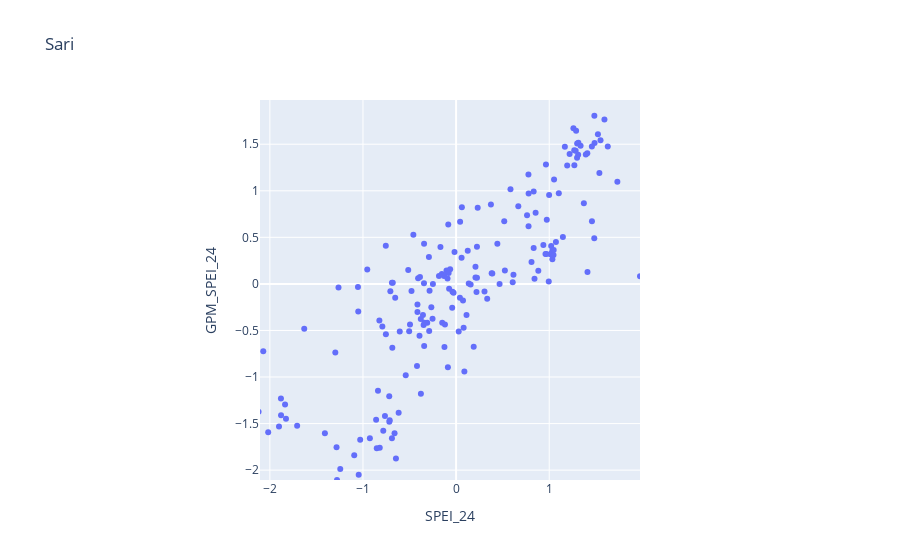
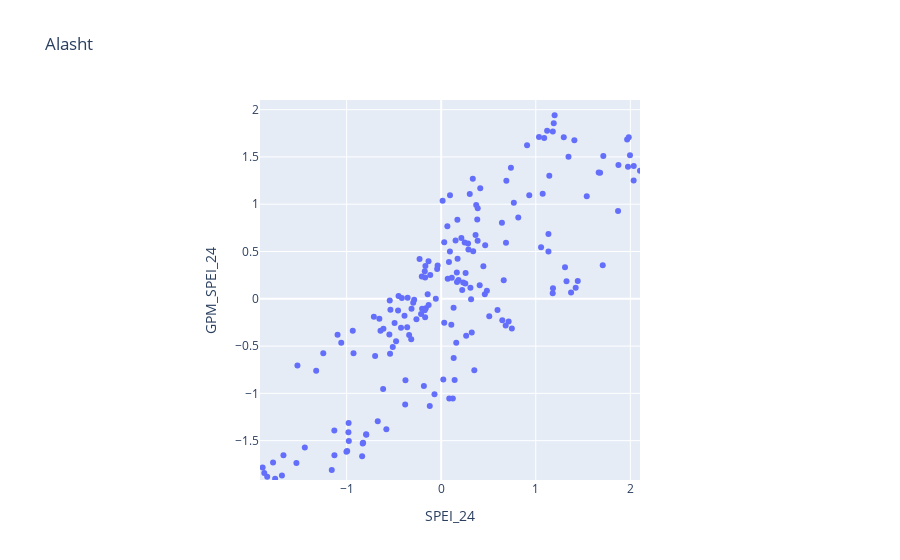
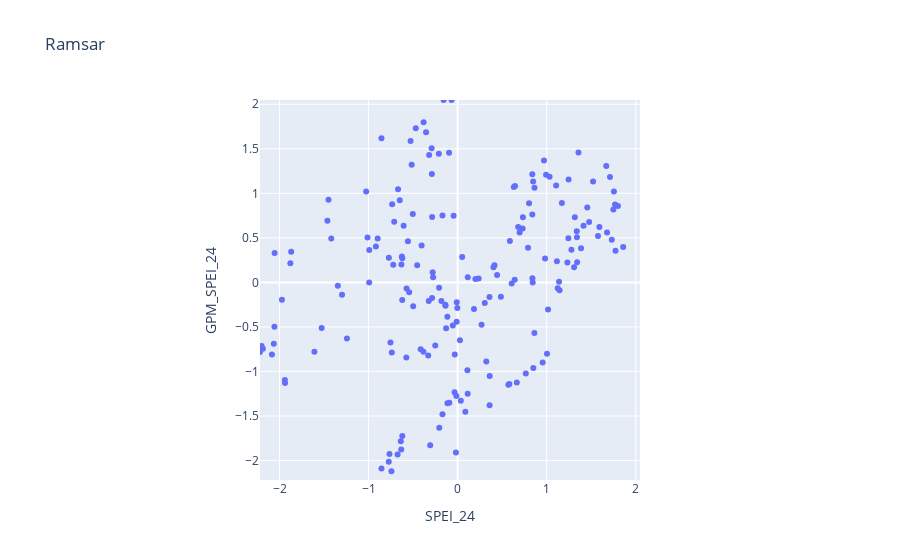

The notebook cell these images were saved under, in order:
### Code cell
import plotly.express as px

for st in selected_stations:
    station_data = df.query('Station_Name == @st')
    fig = px.scatter(station_data, x=f'{di}_{scale}', y=f'GPM_{di}_{scale}', title=st)
    max_limit = max(station_data[f'{di}_{scale}'].max(), station_data[f'GPM_{di}_{scale}'].max())
    min_limit = max(station_data[f'{di}_{scale}'].min(), station_data[f'GPM_{di}_{scale}'].min())
    fig.update_layout(xaxis=dict(range=[min_limit, max_limit]), yaxis=dict(range=[min_limit, max_limit]))
    fig.update_yaxes(scaleanchor="x", scaleratio=1)
    fig.update_xaxes(constrain='domain')
    fig.show()

### Figure 1 — Plotly figure (JSON) as saved in the notebook; plotly's stock layout.template omitted (floating-point values rounded to 4 significant figures; data arrays with more than 128 entries replaced by an {"elided": "..."} marker saying what was removed)
{"data": [{"hovertemplate": "SPEI_24=%{x}<br>GPM_SPEI_24=%{y}<extra></extra>", "legendgroup": "", "marker": {"color": "#636efa", "symbol": "circle"}, "mode": "markers", "name": "", "orientation": "v", "showlegend": false, "type": "scatter", "x": {"elided": "182 float values"}, "xaxis": "x", "y": {"elided": "182 float values"}, "yaxis": "y"}], "layout": {"legend": {"tracegroupgap": 0}, "title": {"text": "Sari"}, "xaxis": {"anchor": "y", "constrain": "domain", "domain": [0, 1], "range": [-2.106, 1.975], "title": {"text": "SPEI_24"}}, "yaxis": {"anchor": "x", "domain": [0, 1], "range": [-2.106, 1.975], "scaleanchor": "x", "scaleratio": 1, "title": {"text": "GPM_SPEI_24"}}}}

### Figure 2 — Plotly figure (JSON) as saved in the notebook; plotly's stock layout.template omitted (floating-point values rounded to 4 significant figures; data arrays with more than 128 entries replaced by an {"elided": "..."} marker saying what was removed)
{"data": [{"hovertemplate": "SPEI_24=%{x}<br>GPM_SPEI_24=%{y}<extra></extra>", "legendgroup": "", "marker": {"color": "#636efa", "symbol": "circle"}, "mode": "markers", "name": "", "orientation": "v", "showlegend": false, "type": "scatter", "x": {"elided": "182 float values"}, "xaxis": "x", "y": {"elided": "182 float values"}, "yaxis": "y"}], "layout": {"legend": {"tracegroupgap": 0}, "title": {"text": "Alasht"}, "xaxis": {"anchor": "y", "constrain": "domain", "domain": [0, 1], "range": [-1.916, 2.102], "title": {"text": "SPEI_24"}}, "yaxis": {"anchor": "x", "domain": [0, 1], "range": [-1.916, 2.102], "scaleanchor": "x", "scaleratio": 1, "title": {"text": "GPM_SPEI_24"}}}}

### Figure 3 — Plotly figure (JSON) as saved in the notebook; plotly's stock layout.template omitted (floating-point values rounded to 4 significant figures; data arrays with more than 128 entries replaced by an {"elided": "..."} marker saying what was removed)
{"data": [{"hovertemplate": "SPEI_24=%{x}<br>GPM_SPEI_24=%{y}<extra></extra>", "legendgroup": "", "marker": {"color": "#636efa", "symbol": "circle"}, "mode": "markers", "name": "", "orientation": "v", "showlegend": false, "type": "scatter", "x": {"elided": "182 float values"}, "xaxis": "x", "y": {"elided": "182 float values"}, "yaxis": "y"}], "layout": {"legend": {"tracegroupgap": 0}, "title": {"text": "Ramsar"}, "xaxis": {"anchor": "y", "constrain": "domain", "domain": [0, 1], "range": [-2.219, 2.048], "title": {"text": "SPEI_24"}}, "yaxis": {"anchor": "x", "domain": [0, 1], "range": [-2.219, 2.048], "scaleanchor": "x", "scaleratio": 1, "title": {"text": "GPM_SPEI_24"}}}}
